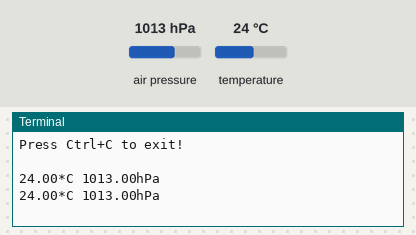
The program below on a simulated Raspberry Pi (BCM pin numbers). On the bench: the last lines printed to the terminal. The test bench sets the inputs (shaded band); at power-on: air pressure 1013 hPa, temperature 24 °C.

Above: at 1.2 s.
1.3 s: air pressure set to 952 hPa
At 2.6 s:
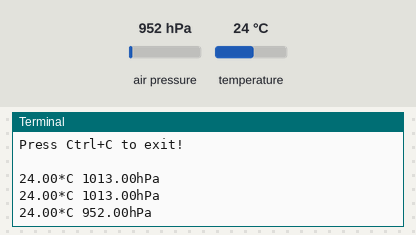
2.8 s: temperature set to 12 °C
At 3.5 s:
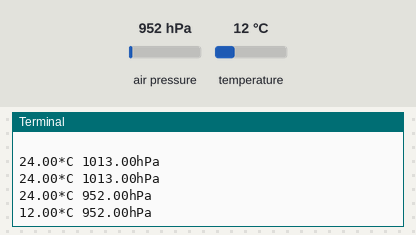
4.3 s: air pressure set to 975 hPa
At 5.8 s:
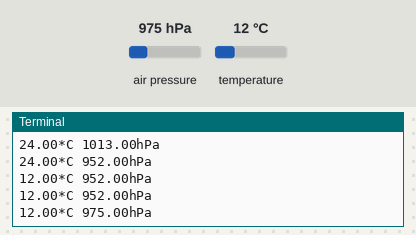
Timing chart, 0 to 7.3 s (numbered marks = the images above; inputs shaded):
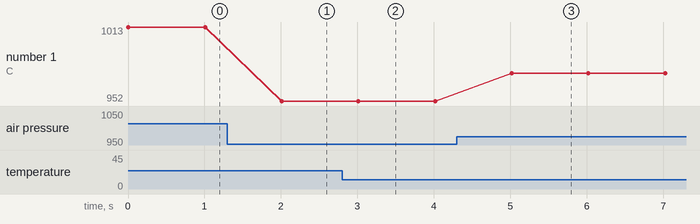

The program:

presure.py
```python
import time
from bmp280 import BMP280

try:
    from smbus2 import SMBus
except ImportError:
    from smbus import SMBus

print("""temperature-and-pressure.py - Displays the temperature and pressure.
Press Ctrl+C to exit!
""")

# Initialise the BMP280
bus = SMBus(1)
bmp280 = BMP280(i2c_dev=bus, i2c_addr=0x76)

while True:
    temperature = bmp280.get_temperature()
    pressure = bmp280.get_pressure()
    print('{:05.2f}*C {:05.2f}hPa'.format(temperature, pressure))
    time.sleep(1)
```

Measured:
- after the input at 1.3 s, the terminal: prints a new line after 0.71 s (image 1)
- after the input at 2.8 s, the terminal: prints a new line after 0.21 s (image 2)
- after the input at 4.3 s, the terminal: prints a new line after 0.72 s (image 3)
- plotted number 1: 1013 → 952 after the input at 1.3 s, 952 → 975 after the input at 4.3 s
